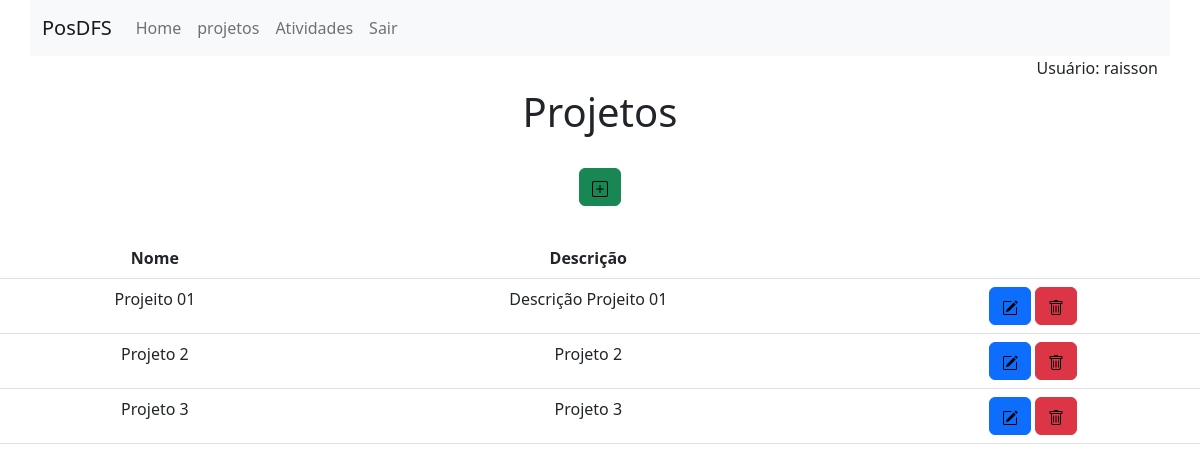
The app's page /projetos/ (signed in), older data.
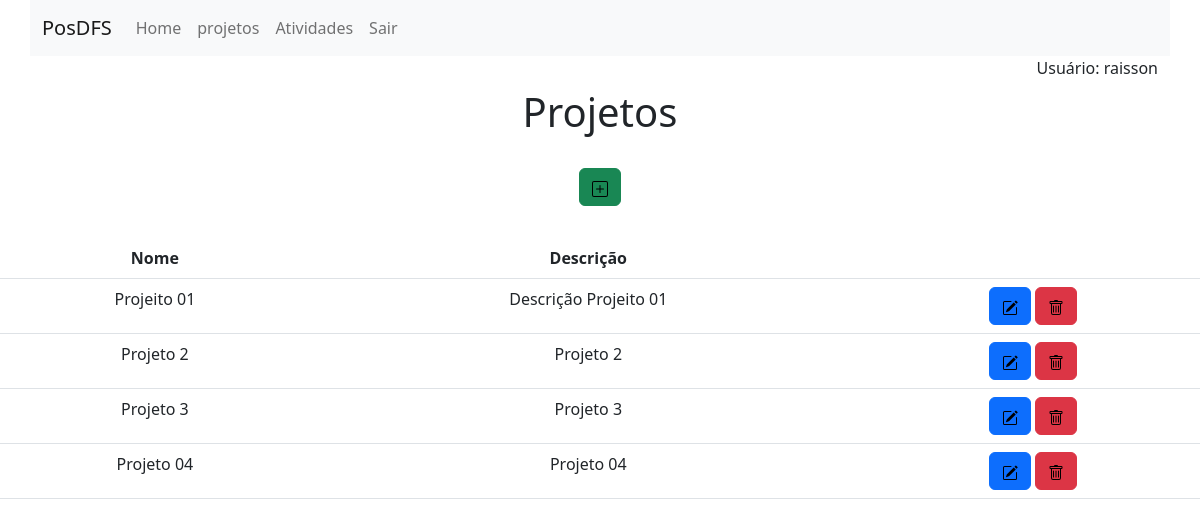
The same page, newer data.
### app/models.py (models this page shows, shortened)
class Projetos(models.Model):
    nome = models.CharField(max_length=200, blank=False, null=False, help_text='Informe o nome')
    descricao = models.TextField()

### app/views.py (the view)
# urls.py: path('projetos/', projetos, name='projetos'),
@login_required
def projetos(request):
    dados = Projetos.objects.all()
    return render(request, 'projetos/projetos.html', {'dados': dados})

### app/templates/projetos/projetos.html (shortened to what this page needs)
{% extends 'base.html' %}
{% block content %}
    <div class="row">
        <div class="col-md-12 m-auto pt-2 pb-2 text-center">
            <h1>Projetos</h1>
        </div>
        <div class="col-md-12 m-auto pt-3 pb-2 text-center">
            <a href="/projetosform/" class="btn btn-success" title="Adicionar">
            </a>
        </div>
        <div class="col-md-12 m-auto pt-4 pb-2 text-center">
            {% if dados|length > 0 %}
                <table class="table">
                    <thead class="thead-dark">
                        <tr>
                            <th scope="col-md-4">Nome</th>
                            <th scope="col-md-6">Descrição</th>
                            <th scope="col-md-6"></th>
                        </tr>
                    </thead>
                    <tbody>
                        {% for dado in dados %}
                            <tr>
                                <td>{{dado.nome}}</td>
                                <td>{{dado.descricao}}</td>
                                <td>
                                    <a href="/projetoseditar/{{dado.id}}/" class="btn btn-primary" title="Editar">
                                    </a>
                                    <a href="/projetosdeletar/{{dado.id}}/" class="btn btn-danger" title="Deletar">
                                    </a>
                                </td>
                            </tr>
                        {% endfor %}
                </tbody>
                </table>
            {% endif %}
        </div>
    </div>
{% endblock %}

Row changes from the older to the newer data that the page shows:
added Projetos: nome "Projeto 04", descricao "Projeto 04"
